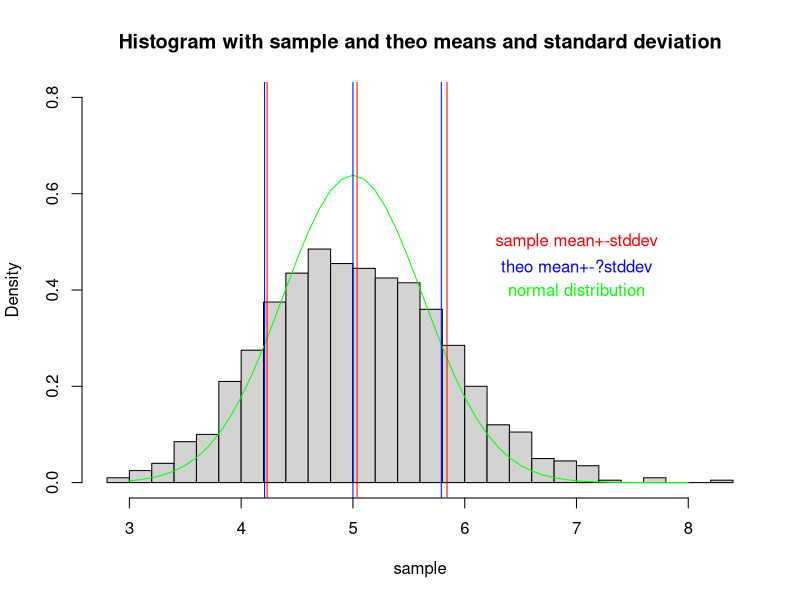

This figure's R source:
## ---- chunk 1
set.seed( 37 )
lambda <- 0.2
N      <- 1000
D      <- 40
sample <- replicate( N, mean( rexp( D, lambda)))
## ---- chunk 2
m    <- mean( sample )
var  <- sum( (sample-m)^2)/(N-1) 
stddev <- sqrt( var )
tm   <- 1/lambda
tvar <- (1/lambda)^2/D
tstddev <- sqrt(tvar)
## ---- chunk 3
hist( sample, freq=F, ylim=c(0,0.8), breaks=20,
      main="Histogram with sample and theo means and standard deviation")
lines( seq(3, 8, 0.1), dnorm(seq(3, 8, 0.1), tm, tvar), col="Green")
abline(v=c(m-stddev, m, m+stddev), col="Red")
text(7,0.5,"sample mean+-stddev", col="Red")
abline(v=c(tm-tstddev, tm, tm+tstddev), col="Blue")
text(7,0.45,"theo mean+-?stddev", col="Blue")
text(7, 0.4, "normal distribution", col="Green")
## ---- chunk 4
c( m, var)
## ---- chunk 5
c( tm, tvar)
## ---- chunk 6
c((m-tm)/tm,(var-tvar)/tvar)
